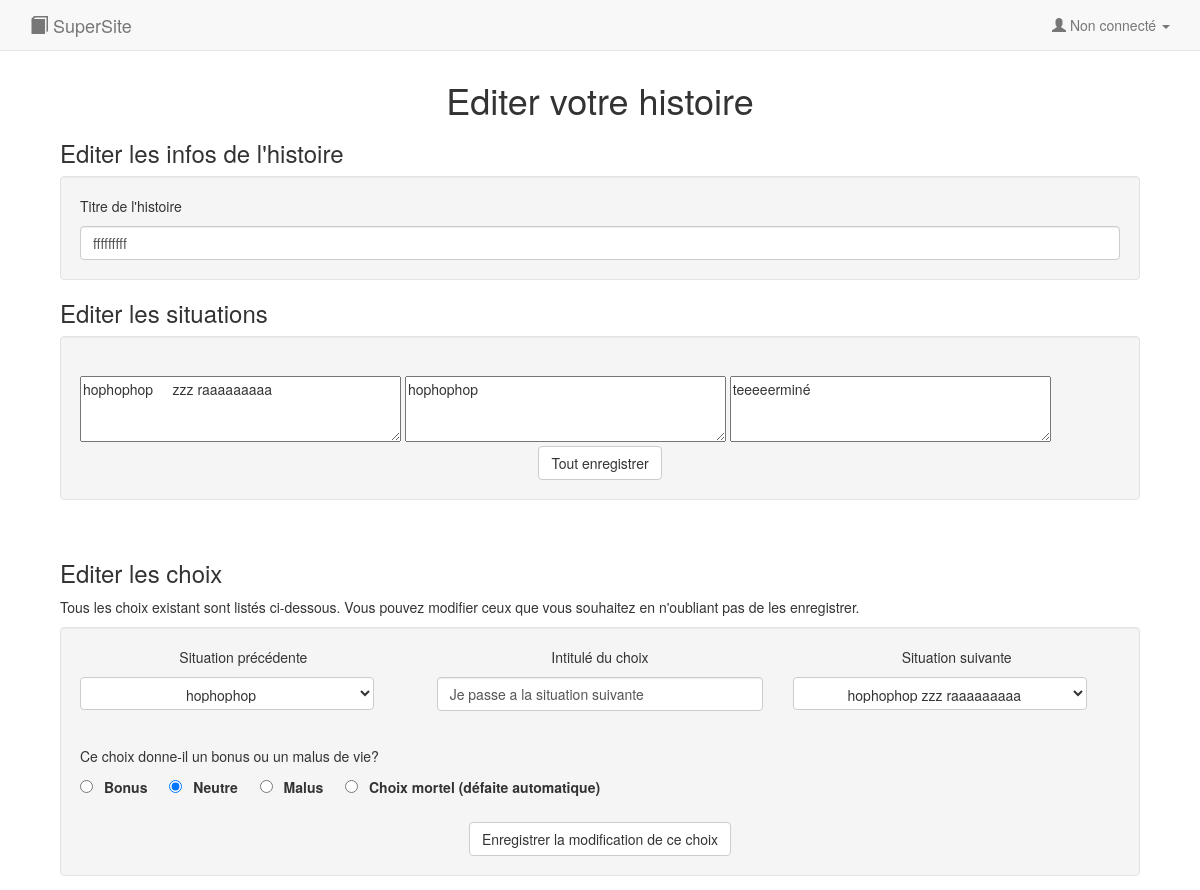
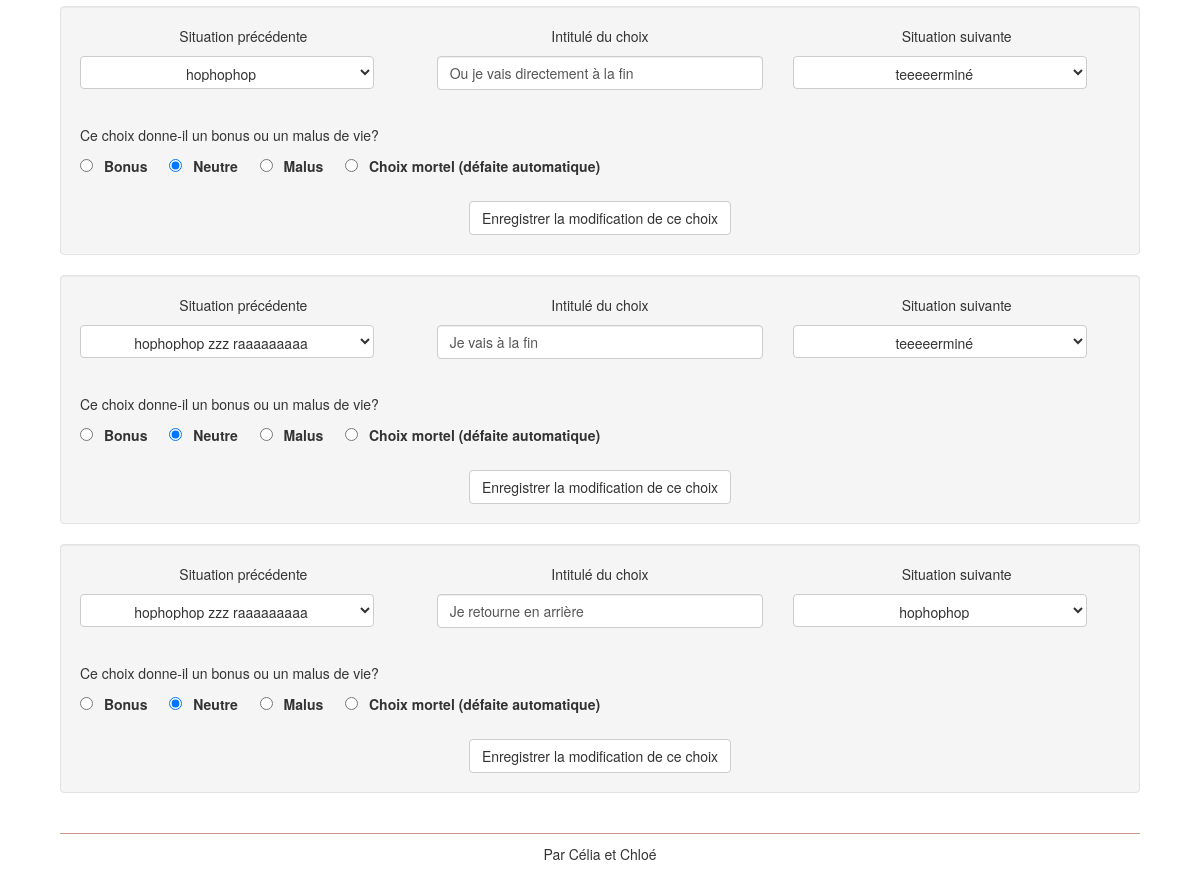
The app's page /edit.php?id_hist=24 with its own data (2 pictures, top to bottom).
### tables this page shows
CREATE TABLE `histoire` (
  `id_hist` int(11) NOT NULL,
  `titre` varchar(50) NOT NULL,
  `image` varchar(20) NOT NULL,
  `description` varchar(700) NOT NULL,
  `affichee` tinyint(1) NOT NULL DEFAULT 1,
  `id_sit_initiale` int(11) NOT NULL,
  `id_sit_finale` int(11) NOT NULL
);

CREATE TABLE `situation` (
  `id_sit` int(11) NOT NULL,
  `paragraphe` varchar(2000) NOT NULL,
  `id_hist` int(11) NOT NULL
);

CREATE TABLE `choix` (
  `id_choix` int(11) NOT NULL,
  `id_hist` int(11) NOT NULL,
  `intitule` varchar(150) NOT NULL,
  `vie` int(11) NOT NULL,
  `id_sit_suivante` int(11) NOT NULL,
  `id_sit_precedente` int(11) NOT NULL,
  `choix_mortel` tinyint(4) NOT NULL DEFAULT 0
);

### edit.php (the view, shortened to what this page needs)
<!doctype html>
<html>
<?php
require "head.php";
require "connect.php";
require "header.php";
if (isset($_GET['id_hist'])){
    $id_hist = $_GET['id_hist'];
}
if ($BDD){
    $req_histoire = $BDD->prepare("SELECT * FROM histoire WHERE id_hist=:idhist");
    $req_histoire->execute(array("idhist"=>$id_hist));
    $histoire = $req_histoire->fetch();
    $req_situations = $BDD->prepare("SELECT * FROM situation WHERE id_hist=:idhist");
    $req_situations->execute(array("idhist"=>$id_hist));
    $situations = $req_situations->fetchAll();
    $req_choix = $BDD->prepare("SELECT * FROM choix WHERE id_hist=:idhist");
    $req_choix->execute(array("idhist"=>$id_hist));
    $choix = $req_choix->fetchAll();
}
?>
    <h1 class="text-center">Editer votre histoire</h1>
    <h3> Editer les infos de l'histoire</h3>
    <div class="well">
        <form method="post" class="form" action="">
            <p> Titre de l'histoire</p>
            <input type="text" name="choix" class="form-control" size="50" required value="<?=$histoire['titre']?>"></input>
        </form>
    </div>
    <h3> Editer les situations</h3>
    <div class="well">
        <br>
        <form method="post" class="form" action="traitement_modif_sit.php?id_hist=<?=$id_hist?>">
            <?php foreach ($situations as $situation){?>
                <textarea required name="<?=$situation['id_sit']?>" rows="3" cols="40"><?php echo $situation['paragraphe'];?></textarea>
            <?php }
            ?>
            <br>
            <div class="text-center"><button type="submit" class="btn btn-default btn-secondary">Tout enregistrer</button></div>
        </form>
    </div>
    <br>
    <h3> Editer les choix </h3>
    <p> Tous les choix existant sont listés ci-dessous. Vous pouvez modifier ceux que vous souhaitez en n'oubliant pas de les enregistrer.</p>
    <?php foreach ($choix as $unChoix){?>
    <div class="well">
        <fieldset>
            <form method="post" class="form" action="traitement_modif_choix.php?id_hist=<?=$id_hist?>">
                <div class="form-group row">
                    <div class="col-xs-4 my-auto">
                        <p class="text-center"> Situation précédente </p>
                        <select class="form-select btn btn-default btn-secondary" name="sit_precedente" style="width:90%; height:33px">
                            <?php
                            foreach ($situations as $situation){
                                ?>
                                <option
                                <?php if ($situation['id_sit']==$unChoix['id_sit_precedente']){
                                    ?> selected <?php
                                }?>
                                value=<?=$situation['id_sit']?>><?=substr($situation['paragraphe'],0,40)?></option>
                            <?php }
                            ?>
                        </select>
                    </div>
                    <div class="col-xs-4">
                        <p class="text-center">Intitulé du choix</p>
                        <input type="text" name="choix" class="form-control " required value="<?=$unChoix['intitule']?>"></input>
                    </div>
                    <div class="col-xs-4 my-auto">
                        <p class="text-center"> Situation suivante </p>
                        <select class="form-select btn btn-default btn-secondary" name="sit_suivante" style="width:90%; height:33px">
                            <?php
                            foreach ($situations as $situation){
                                ?>
                                <option
                                <?php if ($situation['id_sit']==$unChoix['id_sit_suivante']){
                                    ?> selected <?php
                                }?>
                                value=<?=$situation['id_sit']?>><?=substr($situation['paragraphe'],0,40)?></option>
                            <?php }
                            ?>
                        </select>
                    </div>
                </div>
                    <br>
                    <div class="">
                        <p>Ce choix donne-il un bonus ou un malus de vie?</p>
                        <div class="form-check form-check-inline" required>
                            <input required class="form-check-input" type="radio" name="vies" id="vies1" value="1"
                            <?php if ($unChoix['vie']==1){
                                ?> checked <?php
                            }?>
                            >&ensp;
                            <label class="form-check-label" for="vies1">Bonus</label> &emsp;
                            <input required class="form-check-input" type="radio" name="vies" id="vies2" value="0"
                            <?php if ($unChoix['vie']==0){
                                ?> checked <?php
                            }?>
                            >&ensp;
                            <label class="form-check-label" for="vies2">Neutre</label> &emsp;
                            <input required class="form-check-input" type="radio" name="vies" id="vies3" value="-1"
                            <?php if ($unChoix['vie']==-1){
                                ?> checked <?php
                            }?>
                            >&ensp;
                            <label class="form-check-label" for="vies3">Malus</label> &emsp;
                            <input required class="form-check-input" type="radio" name="vies" id="vies4" value="mortel"
                            <?php if ($unChoix['choix_mortel']==1){
                                ?> checked <?php
                            }?>
                            >&ensp;
                            <label class="form-check-label" for="vies4">Choix mortel (défaite automatique)</label>
                        </div>
                    </div>
                    <br>
                    <div class="text-center">
                        <button type="submit" class="btn btn-default btn-secondary">Enregistrer la modification de ce choix</button>
                    </div>
            </form>
        </fieldset>
    </div>
    <?php }
    ?>
    <br>
<?php require "footer.php";
?>
</html>

### records on screen
histoire: choix "fffffffff"
situation: id_sit+paragraphe "hophophop zzz raaaaaaaaa"
situation: id_sit+paragraphe "hophophop"
situation: id_sit+paragraphe "teeeeerminé"
choix: sit_precedente "hophophop", choix "Je passe a la situation suivante", sit_suivante "hophophop zzz raaaaaaaaa", vie "☐ Bonus", vie "☑ Neutre", vie "☐ Malus", choix_mortel "☐ Choix mortel (défaite automati"
choix: sit_precedente "hophophop", choix "Ou je vais directement à la fin", sit_suivante "teeeeerminé", vie "☑"
choix: sit_precedente "hophophop zzz raaaaaaaaa", choix "Je vais à la fin", sit_suivante "teeeeerminé", vie "☑"
choix: sit_precedente "hophophop zzz raaaaaaaaa", choix "Je retourne en arrière", sit_suivante "hophophop", vie "☑"
